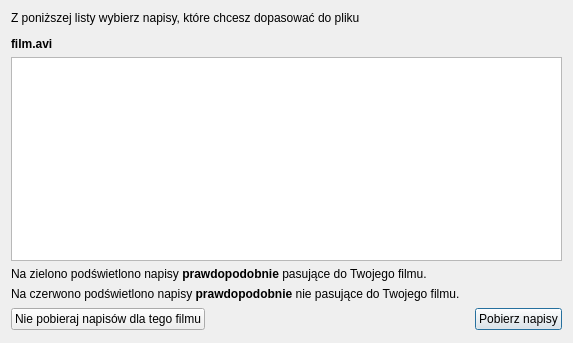
<?xml version="1.0" encoding="UTF-8"?>
<ui version="4.0">
 <class>frmListSubtitles</class>
 <widget class="QDialog" name="frmListSubtitles">
  <property name="geometry">
   <rect>
    <x>0</x>
    <y>0</y>
    <width>573</width>
    <height>343</height>
   </rect>
  </property>
  <property name="minimumSize">
   <size>
    <width>500</width>
    <height>300</height>
   </size>
  </property>
  <property name="windowTitle">
   <string>QNapi - wybierz napisy z listy</string>
  </property>
  <property name="windowIcon">
   <iconset resource="../res/resources.qrc">
    <normaloff>:/icon/qnapi-48-icon.png</normaloff>:/icon/qnapi-48-icon.png</iconset>
  </property>
  <layout class="QGridLayout" name="gridLayout">
   <item row="4" column="1">
    <spacer name="horizontalSpacer">
     <property name="orientation">
      <enum>Qt::Horizontal</enum>
     </property>
     <property name="sizeHint" stdset="0">
      <size>
       <width>176</width>
       <height>25</height>
      </size>
     </property>
    </spacer>
   </item>
   <item row="0" column="0" colspan="3">
    <widget class="QLabel" name="lbSelectSubtitles">
     <property name="text">
      <string>&lt;html&gt;&lt;head/&gt;&lt;body&gt;&lt;p&gt;Z poniższej listy wybierz napisy, które chcesz dopasować do pliku&lt;/p&gt;&lt;p&gt;&lt;span style=&quot; font-weight:600;&quot;&gt;film.avi&lt;/span&gt;&lt;/p&gt;&lt;/body&gt;&lt;/html&gt;</string>
     </property>
     <property name="wordWrap">
      <bool>true</bool>
     </property>
    </widget>
   </item>
   <item row="4" column="2">
    <widget class="QPushButton" name="pbDownload">
     <property name="text">
      <string>Pobierz napisy</string>
     </property>
    </widget>
   </item>
   <item row="4" column="0">
    <widget class="QPushButton" name="pbDontDownload">
     <property name="text">
      <string>Nie pobieraj napisów dla tego filmu</string>
     </property>
    </widget>
   </item>
   <item row="2" column="0" colspan="3">
    <widget class="QLabel" name="lbGreenHint">
     <property name="text">
      <string>Na zielono podświetlono napisy &lt;b&gt;prawdopodobnie&lt;/b&gt; pasujące do Twojego filmu.</string>
     </property>
     <property name="alignment">
      <set>Qt::AlignJustify|Qt::AlignVCenter</set>
     </property>
    </widget>
   </item>
   <item row="3" column="0" colspan="3">
    <widget class="QLabel" name="lbRedHint">
     <property name="text">
      <string>Na czerwono podświetlono napisy &lt;b&gt;prawdopodobnie&lt;/b&gt; nie pasujące do Twojego filmu.</string>
     </property>
    </widget>
   </item>
   <item row="1" column="0" colspan="3">
    <widget class="QListWidget" name="twSubtitles">
     <property name="editTriggers">
      <set>QAbstractItemView::NoEditTriggers</set>
     </property>
     <property name="dragDropOverwriteMode">
      <bool>false</bool>
     </property>
     <property name="alternatingRowColors">
      <bool>true</bool>
     </property>
     <property name="selectionMode">
      <enum>QAbstractItemView::SingleSelection</enum>
     </property>
     <property name="selectionBehavior">
      <enum>QAbstractItemView::SelectRows</enum>
     </property>
     <property name="verticalScrollMode">
      <enum>QAbstractItemView::ScrollPerPixel</enum>
     </property>
     <property name="horizontalScrollMode">
      <enum>QAbstractItemView::ScrollPerPixel</enum>
     </property>
    </widget>
   </item>
  </layout>
 </widget>
 <resources>
  <include location="../res/resources.qrc"/>
 </resources>
 <connections>
  <connection>
   <sender>pbDownload</sender>
   <signal>clicked()</signal>
   <receiver>frmListSubtitles</receiver>
   <slot>accept()</slot>
   <hints>
    <hint type="sourcelabel">
     <x>506</x>
     <y>317</y>
    </hint>
    <hint type="destinationlabel">
     <x>286</x>
     <y>167</y>
    </hint>
   </hints>
  </connection>
  <connection>
   <sender>pbDontDownload</sender>
   <signal>clicked()</signal>
   <receiver>frmListSubtitles</receiver>
   <slot>reject()</slot>
   <hints>
    <hint type="sourcelabel">
     <x>130</x>
     <y>317</y>
    </hint>
    <hint type="destinationlabel">
     <x>286</x>
     <y>167</y>
    </hint>
   </hints>
  </connection>
  <connection>
   <sender>twSubtitles</sender>
   <signal>doubleClicked(QModelIndex)</signal>
   <receiver>pbDownload</receiver>
   <slot>click()</slot>
   <hints>
    <hint type="sourcelabel">
     <x>286</x>
     <y>146</y>
    </hint>
    <hint type="destinationlabel">
     <x>525</x>
     <y>321</y>
    </hint>
   </hints>
  </connection>
 </connections>
</ui>
